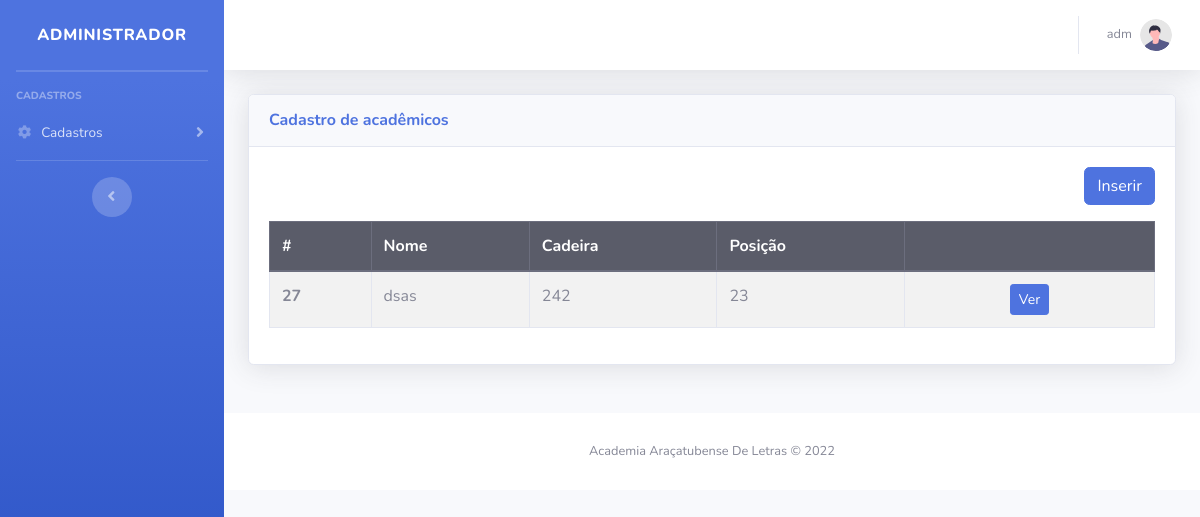
/modulos/academicos/academicos.php (signed in), run on an earlier commit of the app's database.
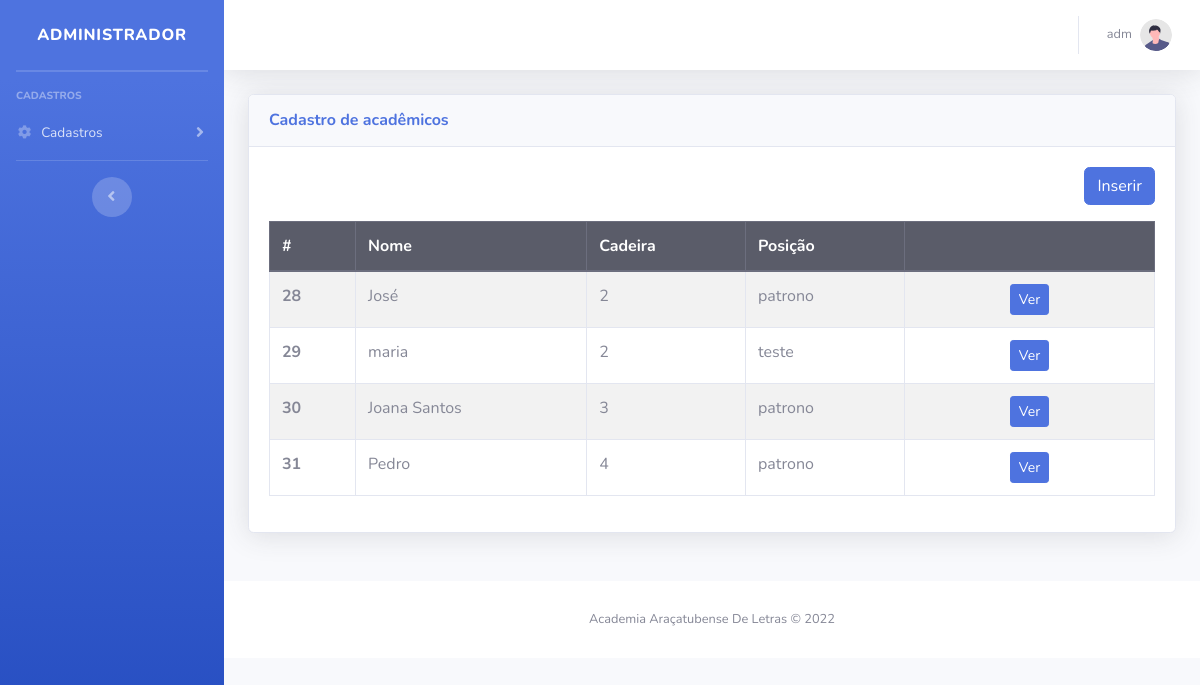
And on a later commit of the database.
### tables this page shows
CREATE TABLE `academicos` (
  `idAcad` int(11) NOT NULL,
  `nomeAcad` varchar(150) NOT NULL,
  `cadeiraAcad` varchar(10) NOT NULL,
  `posicaoAcad` varchar(50) NOT NULL,
  `sobreAcad` text NOT NULL,
  `fotoAcad` varchar(200) NOT NULL
);

### modulos/academicos/academicos.php (the view, shortened to what this page needs)
<!DOCTYPE html>
<html lang="pt-br">
<?php include_once path('template/head.php'); ?>
<body id="page-top">
    <div id="wrapper">
        <?php include_once path('template/sidebar.php'); ?>
        <div id="content-wrapper" class="d-flex flex-column">
            <div id="content">
                <?php include_once path('template/navbar.php'); ?>
                <div class="container-fluid">
                    <div class="row">
                        <div class="col-12 mb-4">
                            <div class="card shadow mb-4">
                                <div class="card-header py-3">
                                    <h6 class="m-0 font-weight-bold text-primary">Cadastro de acadêmicos</h6>
                                </div>
                                <div class="card-body">
                                    <div class="text-right mb-3">
                                        <a class="btn btn-primary" href="inserirAcad.php">Inserir</a>
                                    </div>
                                    <table class="table table-bordered table-striped">
                                        <thead>
                                            <tr class="thead-dark">
                                                <th>#</th>
                                                <th>Nome</th>
                                                <th>Cadeira</th>
                                                <th>Posição</th>
                                                <th></th>
                                            </tr>
                                        </thead>
                                        <tbody>
                                            <?php
                                            $pdo = Banco::conectar();
                                            $sql = 'SELECT * FROM  academicos';
                                            foreach ($pdo->query($sql) as $row) { ?>
                                                <tr>
                                                    <th scope="row"><?= $row['idAcad'] ?></th>
                                                    <td><?= $row['nomeAcad'] ?></td>
                                                    <td><?= $row['cadeiraAcad'] ?></td>
                                                    <td><?= $row['posicaoAcad'] ?></td>
                                                    <td width='250' class="text-center">
                                                        <a class="btn btn-sm btn-primary " href="visualizar.php?idAcad=<?= $row['idAcad'] ?>">Ver</a>
                                                    </td>
                                                </tr>
                                            <?php }
                                            ?>
                                        </tbody>
                                    </table>
                                </div>
                            </div>
                        </div>
                    </div>
                </div>
                <footer class="sticky-footer bg-white">
                    <div class="container my-auto">
                        <div class="copyright text-center my-auto">
                            <span>Academia Araçatubense De Letras &copy; 2022</span>
                        </div>
                    </div>
                </footer>
            </div>
        </div>
</body>
</html>

What changed in the data, as far as the page shows it:
removed academicos: idAcad "27", nomeAcad "dsas", cadeiraAcad "242", posicaoAcad "23"
added academicos: idAcad "28", nomeAcad "José", cadeiraAcad "2", posicaoAcad "patrono"
added academicos: idAcad "29", nomeAcad "maria", cadeiraAcad "2", posicaoAcad "teste"
added academicos: idAcad "30", nomeAcad "Joana Santos", cadeiraAcad "3", posicaoAcad "patrono"
added academicos: idAcad "31", nomeAcad "Pedro", cadeiraAcad "4", posicaoAcad "patrono"
